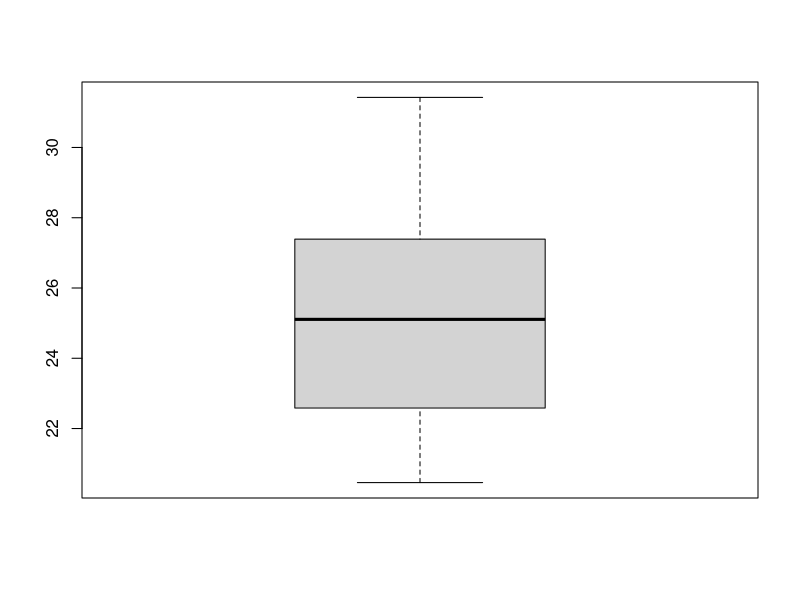
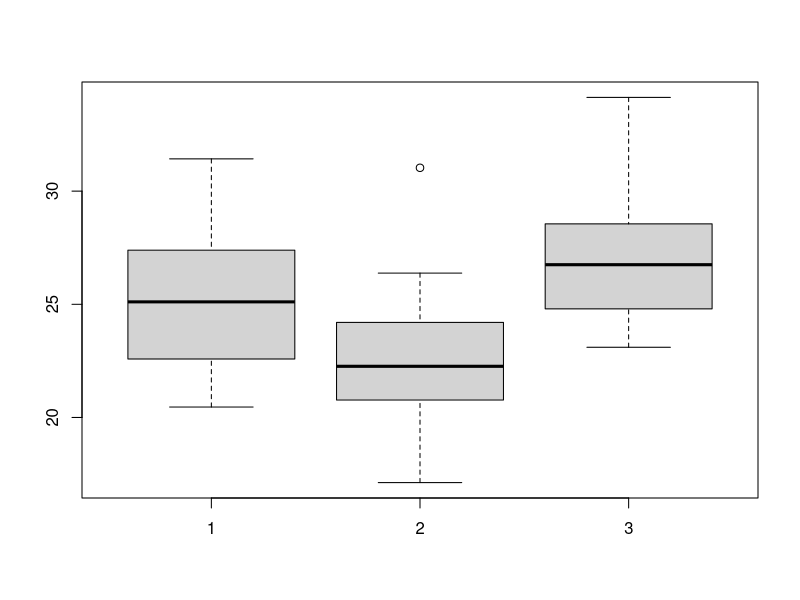

These charts were generated, in order, by the following R code:
#Define data sets
x=rnorm(20,mean=25,sd=3)
y=rnorm(20,mean=23,sd=3.5)
z=rnorm(20,mean=26,sd=2.5)
print(x)
print(y)
print(z)
#creating a data frame
df=data.frame(x,y,z)
print(df)
#          x        y        z
#1  24.77401 21.16318 22.66778
#2  29.13966 23.11817 23.81806
#3  21.63461 26.41201 28.16053
#4  27.32373 24.89753 25.74094
#5  25.43669 23.39124 22.60263
#6  20.88928 18.20034 26.56242
#7  19.96543 26.45735 25.06030
#8  22.10291 23.16291 29.02283
#9  31.62681 28.22794 24.05318
#10 29.32631 22.12995 29.25601
#11 25.33741 31.44533 27.87517
#12 25.05971 27.18865 28.08006
#13 22.13859 26.39750 28.35738
#14 21.35815 25.49750 23.82018
#15 26.50058 25.55437 27.31609
#16 21.74490 21.27388 26.21350
#17 22.95702 22.46143 28.47822
#18 24.72129 24.87723 26.45188
#19 21.01929 23.47388 28.33049
#20 20.08611 22.51014 25.53388

#compute statistical parameter
# statistical summery
print(summary(x))
 #  Min. 1st Qu.  Median    Mean 3rd Qu.    Max. 
#  19.97   21.57   23.84   24.16   25.70   31.63 

print(mean(y))
#24.39203

print(sd(y))
# 2.934059

print(median(y))
# 24.17556

# box plot with min max as wiskers and interquartile range with median, q1 and q3
boxplot(x)
boxplot(x,y,z)
